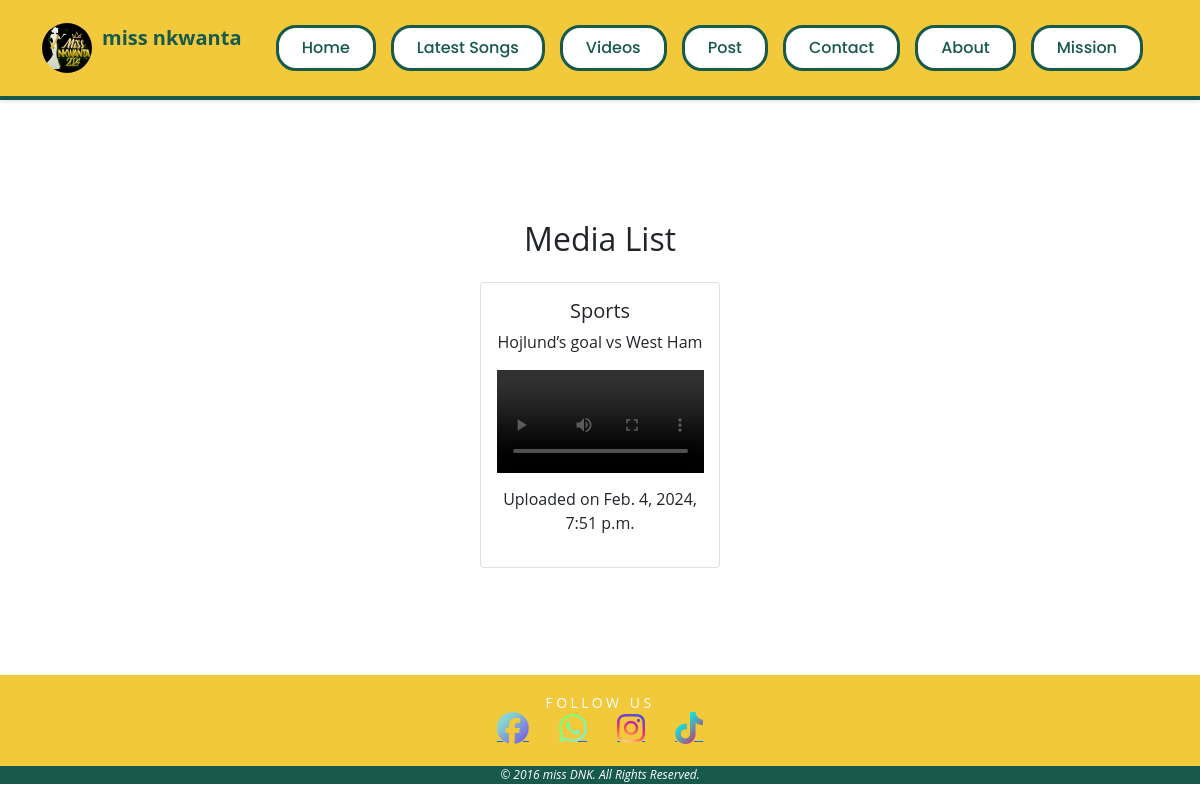
Screenshot of /main/media/ with the database file from the repository.
### main/models.py (models this page shows, shortened)
class UploadVideo(models.Model):
    title = models.CharField(max_length=50,null=False, default='Trending Videos')
    description = models.TextField(blank=True)
    video_title = models.FileField(upload_to='videos/', default='Trending Videos')
    upload_time = models.DateTimeField(default=timezone.now, editable=False)

### main/views.py (the view)
# urls.py: path('media/', media_list, name='media'),
def media_list(request):
    media_items = UploadVideo.objects.all()
    return render(request, 'main/media.html', {'media_items': media_items})

### main/templates/main/media.html (shortened to what this page needs)
{% extends "main/base.html" %}
{% block content %}
{% load static %}
<main>
  <div class="video-container mt-5">
      <h2 class="mb-4">Media List</h2>
      <div class="row">
          {% for media in media_items %}
              <div class="col-md-4 mb-4">
                  <div class="card">
                      <div class="card-body">
                          <h5 class="card-title">{{ media.title }}</h5>
                          <p class="card-text">{{ media.description }}</p>
                          <video width="100%" height="auto" controls>
                            <source src="{{ media.video_title.url }}" type="video/mp4">
                        </video>
                          <p class="mt-2">Uploaded on {{ media.upload_time }}</p>
                      </div>
                  </div>
              </div>
          {% endfor %}
      </div>
  </div>
</main>
  {% endblock %}

### static/css/style.css (style rules this page uses)
body { margin: 0; padding: 0; font-style: normal; background-color: #fff; font-family: 'Open Sans'; display: flex; flex-direction: column; min-height: 100vh; }
main { flex-grow: 1; padding: 20px; box-sizing: border-box; }
.card { transition: transform 0.3s; }
.card-text { line-height: 1.4; }
main .video-container { text-align: center; padding: 20px; }
.video-container { max-width: 1200px; margin: 0 auto; }
.video-container .row { display: flex; flex-wrap: wrap; justify-content: center; }
.video-container .col-md-4 { flex: 0 0 100%; max-width: 100%; margin-bottom: 20px; }
@media (min-width: 768px) { .video-container .col-md-4 { flex: 0 0 24%; max-width: 24%; } }

### rows the page displays
UploadVideo: title "Sports", description "Hojlund’s goal vs West Ham", upload_time "Feb. 4, 2024, 7:51 p.m."
